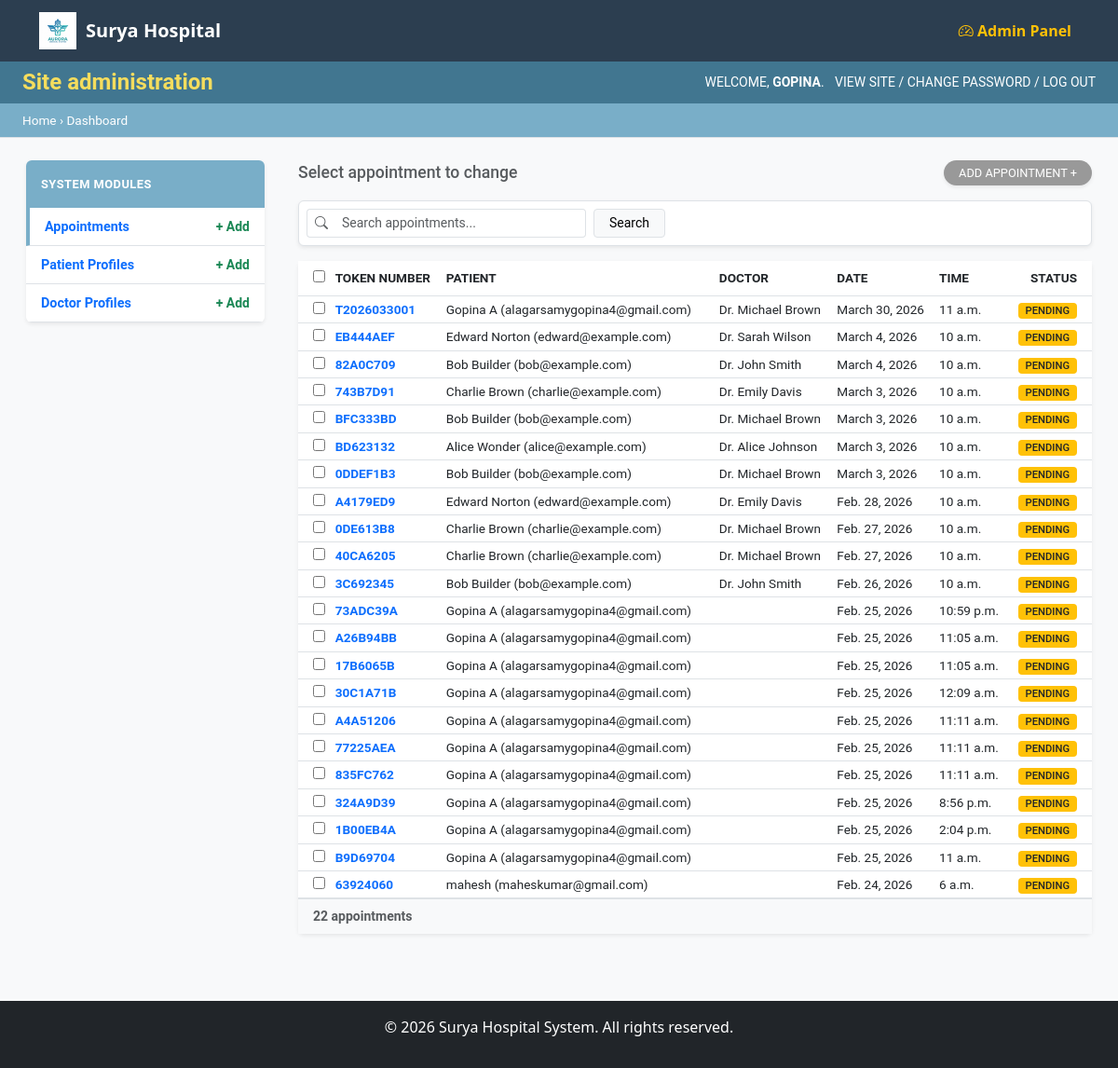
The page /admin-dashboard/ (signed in) on the database as committed earlier.
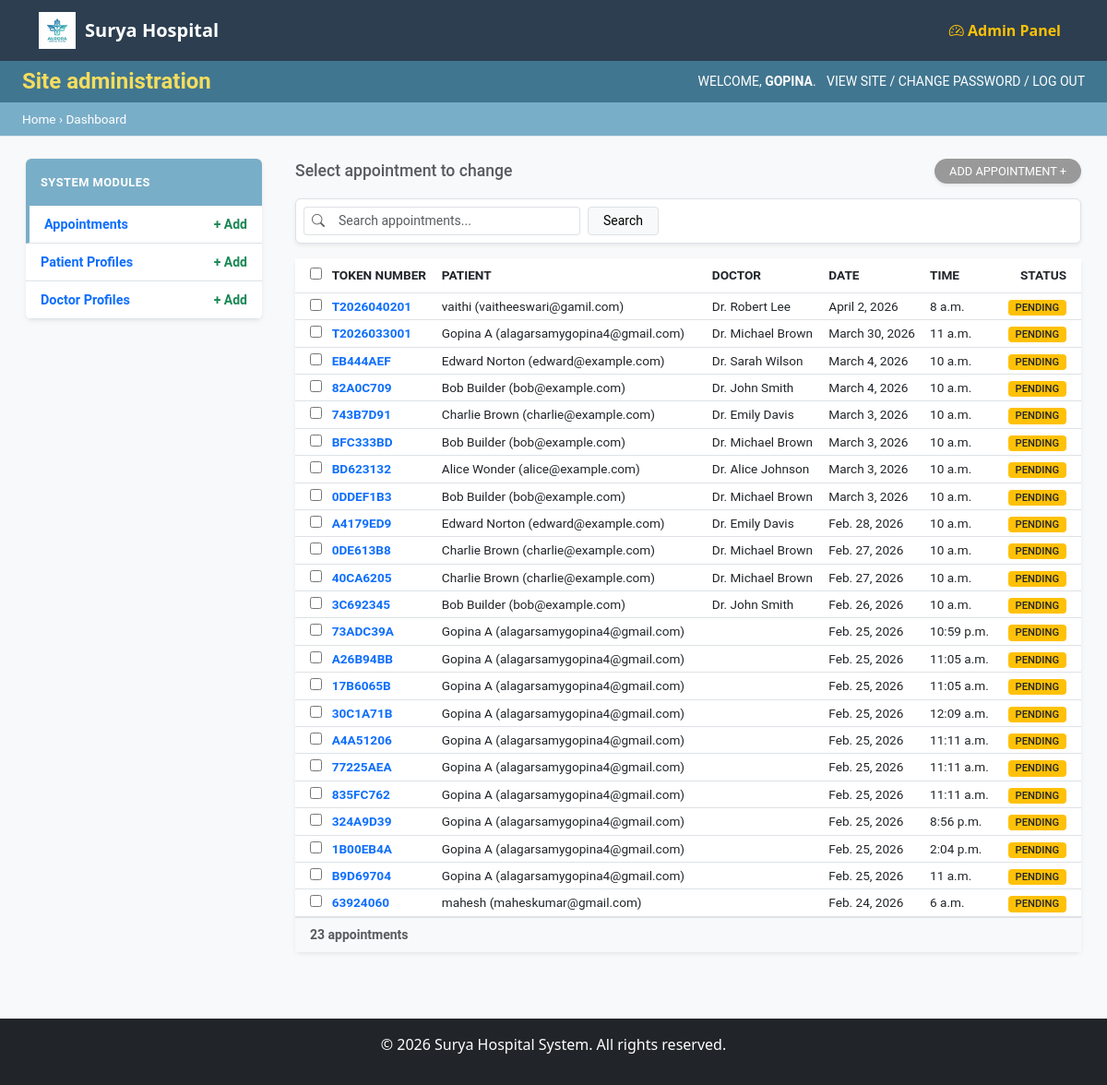
The same page on the database as committed later.
### appointments/models.py (models this page shows, shortened)
class Appointment(models.Model):
    STATUS_CHOICES = [
        ('pending', 'Pending / Waiting'),
        ('completed', 'Completed'),
        ('cancelled', 'Cancelled'),
    ]
    patient_name = models.CharField(max_length=100)
    patient_email = models.EmailField()
    patient_phone = models.CharField(max_length=20)
    doctor = models.ForeignKey(Doctor, on_delete=models.SET_NULL, null=True, blank=True)
    appointment_date = models.DateField()
    appointment_time = models.TimeField()
    reason = models.TextField()
    status = models.CharField(max_length=20, choices=STATUS_CHOICES, default='pending')
    token_number = models.CharField(max_length=20, editable=False, null=True, blank=True)
    created_at = models.DateTimeField(auto_now_add=True)
    class Meta:
        ordering = ['-appointment_date']

class Doctor(models.Model):
    name = models.CharField(max_length=100)
    username = models.CharField(max_length=100, unique=True, null=True, blank=True)
    email = models.EmailField(unique=True, null=True, blank=True)
    password = models.CharField(max_length=100, null=True, blank=True)
    specialization = models.CharField(max_length=100)
    department = models.ForeignKey(Department, on_delete=models.SET_NULL, null=True, blank=True, related_name='doctors')
    available_days = models.CharField(max_length=200, help_text="e.g., Monday, Tuesday, Wednesday")
    available_time_start = models.TimeField()
    available_time_end = models.TimeField()

### home/views.py (the view)
# urls.py: path('admin-dashboard/', views.admin_dashboard, name='admin_dashboard'),
def admin_dashboard(request):
    if not request.user.is_authenticated or not request.user.is_staff:
        return redirect('admin_login')
    patients = Patient.objects.all()
    appointments = Appointment.objects.all().order_by('-appointment_date')
    doctors = Doctor.objects.all()
    context = {
        'patients': patients,
        'appointments': appointments,
        'doctors': doctors,
    }
    return render(request, 'home/admin_dashboard.html', context)

### home/templates/home/admin_dashboard.html (shortened to what the changed rows need)
{% extends 'home/base.html' %}
{% block content %}
<div class="admin-wrapper" style="margin-top: -1.5rem; min-height: 100vh; background-color: #f8f9fa;">
    <div class="admin-header py-2 px-4 d-flex justify-content-between align-items-center"
        style="background-color: #417690; color: #f5dd5d;">
        <h1 class="h4 mb-0 fw-bold">Site administration</h1>
    </div>
    <div class="container-fluid mt-4">
        <div class="row px-3">
            <div class="col-md-9 text-dark">
                <div id="appointments-sec" class="admin-section">
                    <div class="card shadow-sm border-0">
                        <div class="card-body p-0">
                            <table class="table table-sm table-hover mb-0" style="font-size: 0.85rem;">
                                <thead style="background-color: #f8f8f8; color: #666;">
                                    <tr>
                                        <th class="ps-3 py-2"><input type="checkbox"></th>
                                        <th class="py-2 text-uppercase">Token Number</th>
                                        <th class="py-2 text-uppercase">Patient</th>
                                        <th class="py-2 text-uppercase">Doctor</th>
                                        <th class="py-2 text-uppercase">Date</th>
                                        <th class="py-2 text-uppercase">Time</th>
                                        <th class="py-2 pe-3 text-uppercase text-end">Status</th>
                                    </tr>
                                </thead>
                                <tbody>
                                    {% for appt in appointments %}
                                    <tr style="cursor: pointer;">
                                        <td class="ps-3"><input type="checkbox"></td>
                                        <td><a href="#" class="text-primary text-decoration-none fw-bold">{{ appt.token_number }}</a></td>
                                        <td>{{ appt.patient_name }} ({{ appt.patient_email }})</td>
                                        <td>{{ appt.doctor.name }}</td>
                                        <td>{{ appt.appointment_date }}</td>
                                        <td>{{ appt.appointment_time }}</td>
                                        <td class="pe-3 text-end">
                                            <span
                                                class="badge {% if appt.status == 'pending' %}bg-warning text-dark{% elif appt.status == 'confirmed' %}bg-info text-white{% else %}bg-secondary{% endif %}"
                                                style="font-size: 0.7rem; font-weight: 500; border-radius: 4px; padding: 3px 8px;">{{ appt.status|upper }}</span>
                                        </td>
                                    </tr>
                                    {% empty %}
                                    <tr>
                                        <td colspan="7" class="text-center py-4 text-muted">No appointments found.</td>
                                    </tr>
                                    {% endfor %}
                                </tbody>
                            </table>
                            <div class="p-2 px-3 border-top bg-light small fw-bold text-muted">
                                {{ appointments|length }} appointments
                            </div>
                        </div>
                    </div>
                </div>
            </div>
        </div>
    </div>
</div>
{% endblock %}

Rows that differ between the two databases and show on the page:
added Appointment: token_number "T2026040201", patient_name "vaithi", patient_email "vaitheeswari@gamil.com", doctor.name "Dr. Robert Lee", appointment_date "April 2, 2026", appointment_time "8 a.m.", status "PENDING"
Other text that changed with them:
{{ appointments|length }}: "22" → "23"
